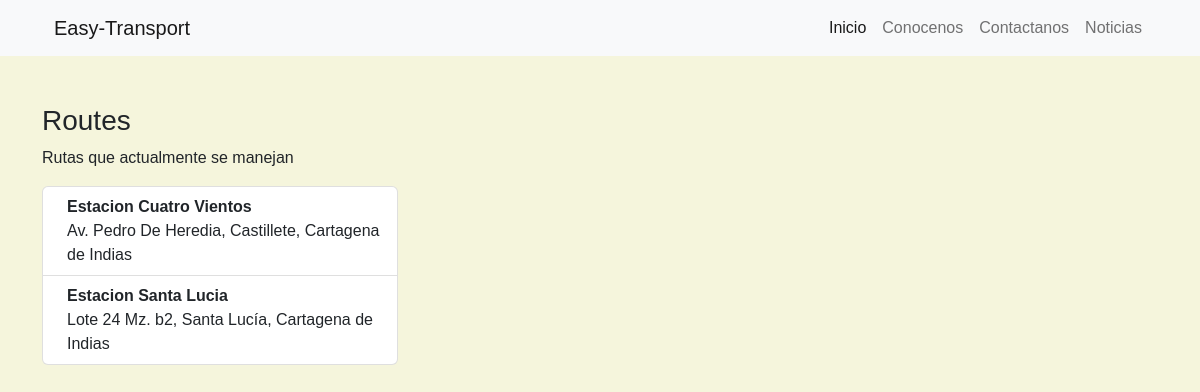
Screenshot of //routes with the database file from the repository.
### Routes/models.py (models this page shows, shortened)
class Location( models.Model):
    name = models.CharField(max_length=250, verbose_name= 'Nombre de Ruta')
    addres = models.CharField(max_length=230, verbose_name= 'Direccion')
    latitude = models.FloatField(verbose_name='Latitud')
    length = models.FloatField(verbose_name='Longitud')
    class Meta:
        verbose_name = 'Ruta'
        verbose_name_plural = 'Rutas'
        ordering = ['name']

### Routes/views.py (the view)
# urls.py: path('/routes', include('Routes.urls')),
def routes(request):
    routess = Location.objects.all()
    initialMap = folium.Map(location=[10.4016011,-75.4879117], zoom_start=13)
    for route in routess:
        coordinates = (route.latitude, route.length)
        folium.Marker(coordinates, popup= route.name).add_to(initialMap)
    return render(request, 'routes.html',{
        'map': initialMap._repr_html_(),
        'Routes': routess
    })

### templates/routes.html (shortened to what this page needs)
{% extends 'layouts/nav.html' %}
{% block content %}
<div class='container mt-5'>
    <div class='row'>
        <div class='col-md-4'>
            <h3 class='header' >Routes</h3>
            <p>Rutas que actualmente se manejan</p>
            <ol class="list-group">
              {% for route in Routes  %}
                <li class="list-group-item d-flex justify-content-between align-items-start">
                  <div class="ms-2 me-auto">
                    <div class="fw-bold">{{route.name}}</div>
                  {{route.addres}}
                  </div>
                </li>
              {% endfor %}
              </ol>
        </div>
        <div class='col-md-8'>
        </div>
    </div>
{% endblock  %}

### Easy_Transport/static/css/Styles.css (style rules this page uses)
body { font-family: Arial, sans-serif; margin: 0; padding: 0; background-color: beige; }

### rows the page displays
Location: name "Estacion Cuatro Vientos", addres "Av. Pedro De Heredia, Castillete, Cartagena de Indias"
Location: name "Estacion Santa Lucia", addres "Lote 24 Mz. b2, Santa Lucía, Cartagena de Indias"
